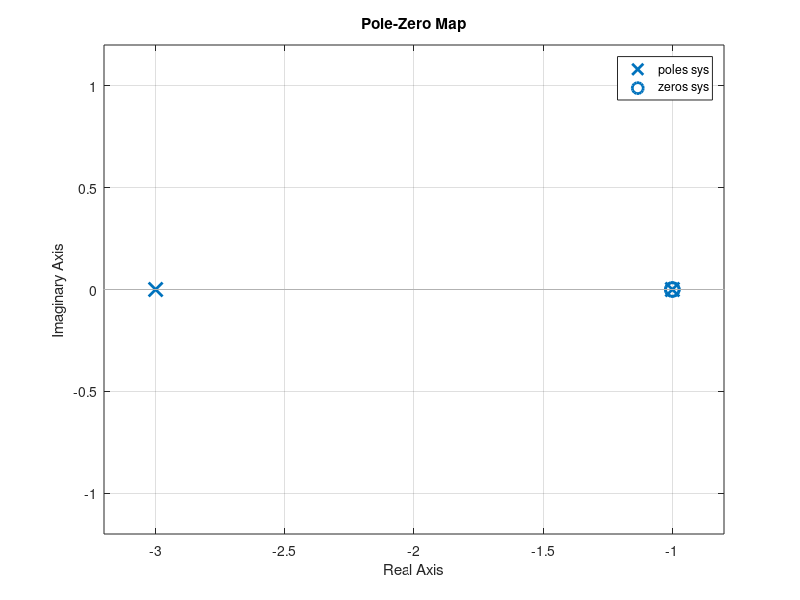

MATLAB code for this plot:
close all; clc; clear;
%% Lista 2 - Ex 9
% Considere o sistema de controle com realimentação na figura abaixo em que
% G(s) = s + 1 / s + 2 e H(s) = 1 / s + 1
num_G = [1 1];
den_G = [1 2];
G = tf(num_G, den_G)

num_H = 1;
den_H = [1 1];
H = tf(num_H, den_H)

%% (a) Usando uma sequência de intruções, determine a função tranferência
% em malha fechada.
disp('----------------------------')
disp('(a)')
sys = feedback(G, H, -1)

%% (b) Obtenha o diagrama de polos e zeros usando a função pzmap. Onde 
% estão os polos e zeros do sistema em malha fechada?
pzmap(sys)
grid on

%% (c) Existe algum cancelamento de polos e zeros? Se existe, use a função
% minreal para cancelar os polos e zeros em comum na função transferência
% em uma malha fechada.
disp('----------------------------')
disp('(c):')
x = minreal(sys)

polos = pole(sys)
zeros = zero(sys)

%% (d) Por que é importante cancelar os polos e zeros em comum na função
% transferência?

